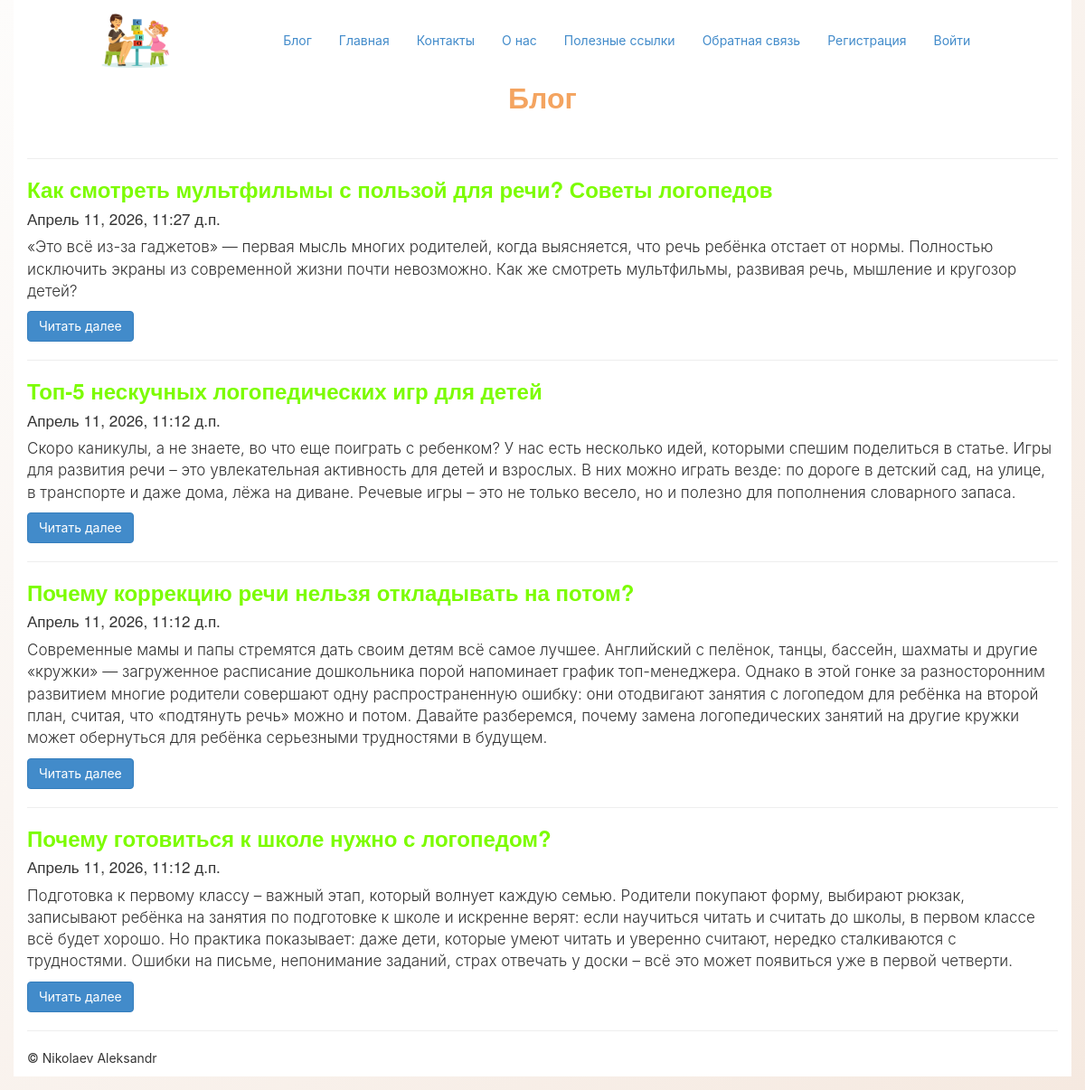
/blog/, run on an earlier commit of the app's database.
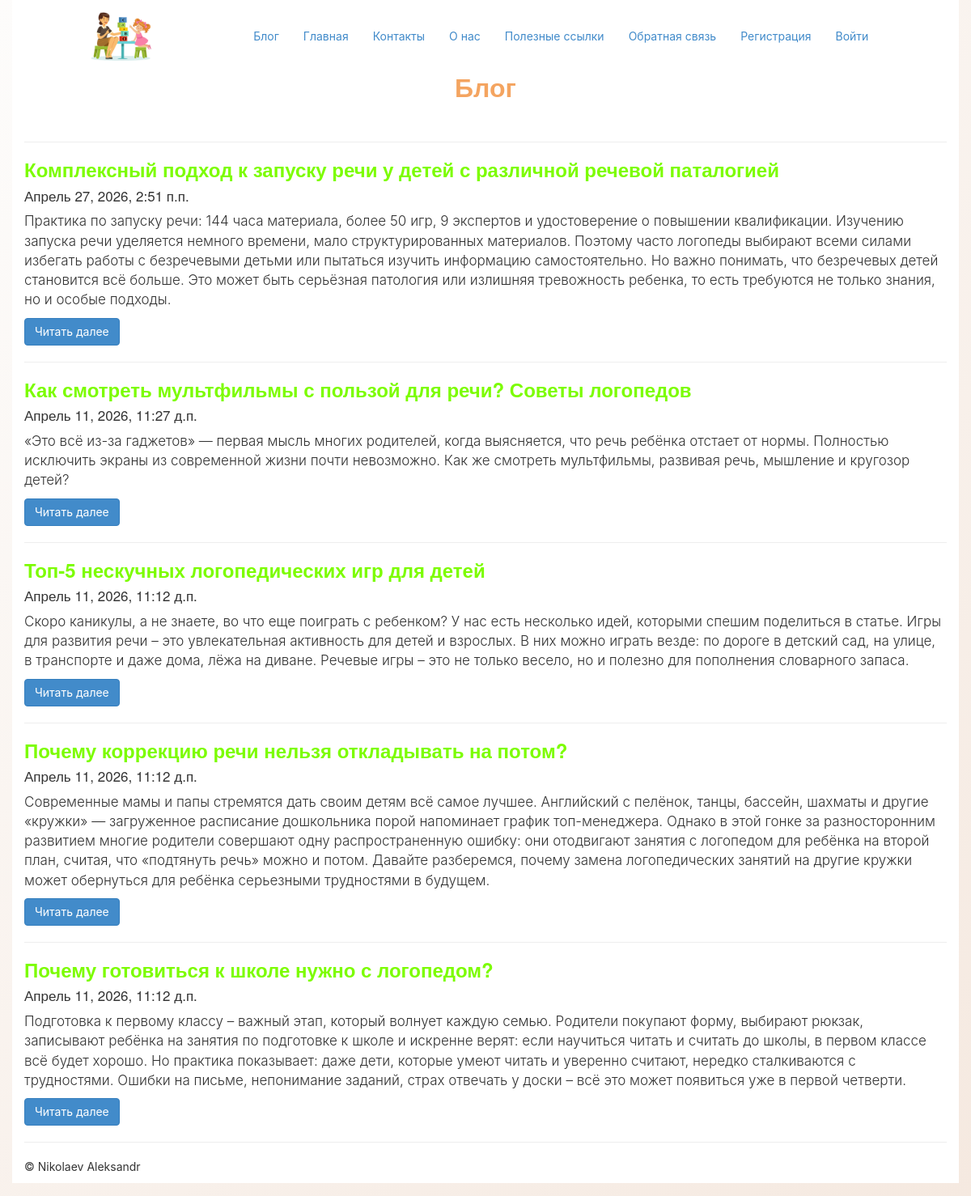
And on a later commit of the database.
### app/models.py (models this page shows, shortened)
class Blog(models.Model):
    title = models.CharField(max_length=100, unique_for_date = "posted", verbose_name="Заголовок")
    description = models.TextField(verbose_name="Краткое содержание")
    content = models.TextField(verbose_name="Полное содержание")
    posted = models.DateTimeField(default=datetime.now, db_index = True, verbose_name= "Опубликована")
    author = models.ForeignKey(User, null = True, blank = True, on_delete = models.SET_NULL, verbose_name="Автор")
    image = models.FileField(default = 'temp.jpg', verbose_name = "Путь к картинке")
    class Meta:
        db_table = "Posts"
        ordering = ["-posted"]
        verbose_name = "статья блога"
        verbose_name_plural = "cтатья блога"

### app/views.py (the view)
# urls.py: path('blog/', views.blog, name='blog'),
def blog(request):
    assert isinstance(request, HttpRequest)
    posts = Blog.objects.all()
    return render(
        request,
            'app/blog.html',
            {
                'title':'Блог',
                'posts': posts,
                'year': datetime.now().year,
            }
        )

### app/templates/app/blog.html
{% extends "app/layout.html" %}
{% load staticfiles %}
{% block content %}
<link rel="stylesheet" type="text/css" href="{% static 'app/content/bootstrap.min.css' %}" />
<link rel="stylesheet" type="text/css" href="{% static 'app/content/site.css' %}" />
<h2 class="title">{{ title }}</h2>
<br />
{% for post in posts %}
<hr />
<div class="">
    <h2 class="subtitle"> {{post.title}} </h2>
    <h4 class="description"> {{post.posted}} </h4>
    <p class="description"> {{post.description}} </p>
    <a class="btn btn-primary" href="{% url 'blogpost' parametr=post.id %}"> Читать далее </a>
</div>
{% endfor %}
{% endblock %}

What changed in the data, as far as the page shows it:
added Blog: title "Комплексный подход к запуску речи у детей с различной речевой паталогией", posted "Апрель 27, 2026, 2:51 п.п.", description "Практика по запуску речи: 144 часа материала, более 50 игр, 9 экспертов и удостоверение о повышении квалификации. Изучению запуска речи уделяется немного времени, мало структурированных материалов. Поэтому часто логопеды выбирают всеми силами избегать работы с безречевыми детьми или пытаться изучить информацию самостоятельно. Но важно понимать, что безречевых детей становится всё больше. Это может быть серьёзная патология или излишняя тревожность ребенка, то есть требуются не только знания, но и особые подходы."
